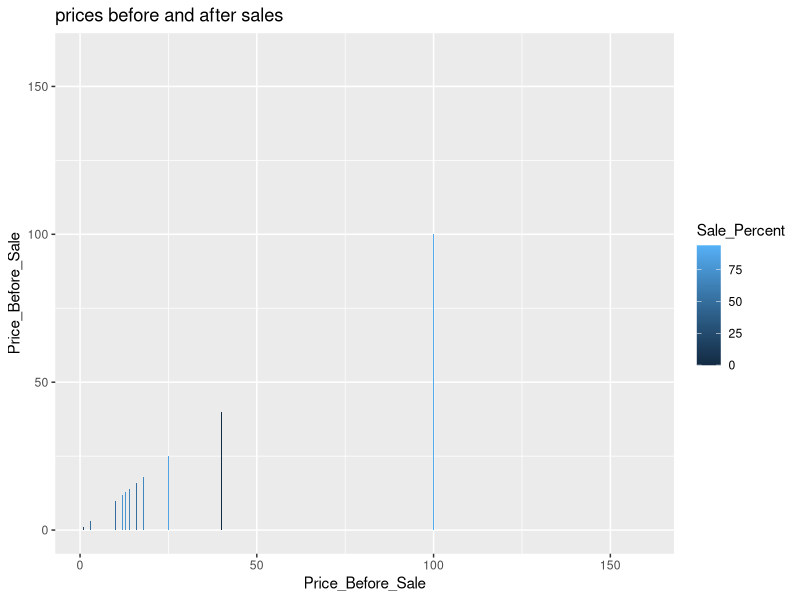
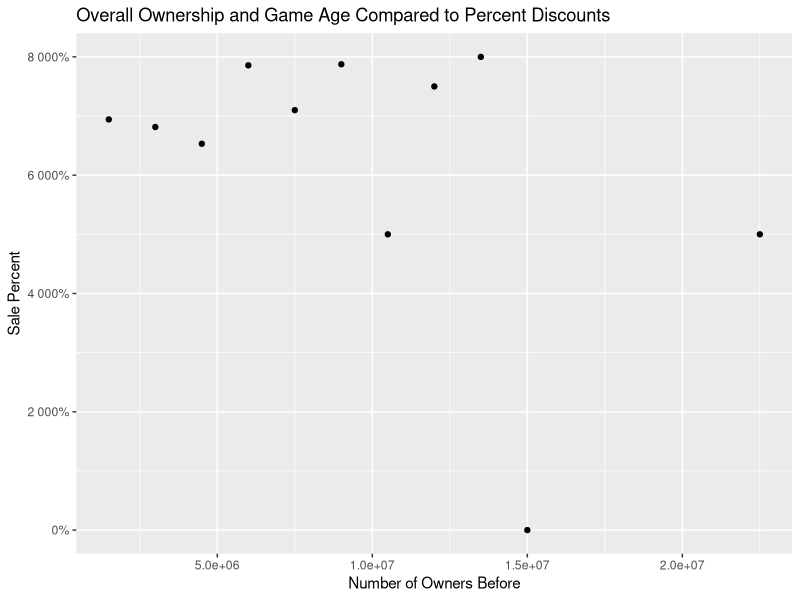

Recreate these plots in R, in order. (Note: this script raises an error after producing the figures.)
library(jsonlite)
library(stringr)
library(dplyr)
library(ggplot2)
# library(corrplot)
library(RColorBrewer)
library(scales)
rm(list = setdiff(ls(), lsf.str()))

# Owners_before
# Owners_after
# Owners_As_Of_Today
# Players_As_Of_Today
# Sales
# Increase (%)
# Price_before_sale
# Review_Score_Metacritic
# Review_Score_Steam_Users
# Sale_Percent
# Sale Price
# GameNewness
removeSymbols = function(namesArray) {
  newNames = namesArray
  newNames = str_replace_all(newNames,"[[:punct:]]","")
  newNames = str_replace_all(newNames, "[^[:alnum:]]", " ")
  newNames = trim(newNames)
  return(newNames)
}
setwd('/Users/nicktalavera/Coding/bootcamp007_project/Project1-ExploreVis/NickTalavera/Steam')
steam = read.csv('steamDatabaseAllCombined.csv')

# today = as.Date(Sys.time(), "%Y %m %d")
steamSummerSaleFirstDay = as.Date('20160704', "%Y%m%d")
steamSummerSaleLastDay = as.Date('20160628', "%Y%m%d")
# steam$GameNewness = steam$Release_Date - steamSummerSaleFirstDay
# # Sale Percent vs Net Gross
# g = ggplot(data = steam, aes(x = Sale_Percent, y=Increase)) + ggtitle('Sale Percent vs Net Gross')
# g + geom_bar(aes(fill = Sale_Percent), stat = 'identity', position = 'dodge')


#Progress of numbers of ownership over time?
#line graph

# Compare prices before and after sales
class(steam$Price_Before_Sale)
g = ggplot(data = arrange(steam,Price_Before_Sale), aes(x = Price_Before_Sale, y=Price_Before_Sale)) + ggtitle('prices before and after sales')
g + geom_bar(aes(fill = Sale_Percent), stat = 'identity', position = 'dodge')

# Compare owners before and after sales


# Increase vs Review_Score_Metacritic
# g = ggplot(data = arrange(steam,Increase), aes(x = Increase, y = Review_Score_Steam_Users)) + ggtitle('prices before and after sales')
# g + geom_bar(aes(fill = Review_Score_Steam_Users), stat = 'identity', position = 'dodge')
# Increase vs Review_Score_Steam_Users
# # g = ggplot(data = steam, aes(x = Review_Score_Metacritic)) + ggtitle('prices before and after sales')
# # g + geom_histogram(bins = 15)
# # # Increase vs Review_Score_IGN
# g = ggplot(data = steam, aes(x = Review_Score_IGN)) + ggtitle('Review_Score_IGN_Users')
# g + geom_freqpoly(binwidth = 0.1)
# # g = ggplot(data = arrange(steam,Increase), aes(x = Increase, y = Review_Score_Steam_Users)) + ggtitle('prices before and after sales')
# # g + geom_bar(aes(fill = Review_Score_Steam_Users), stat = 'identity', position = 'dodge')
# # # Increase vs Review_Score_Metacritic
# g = ggplot(data = steam, aes(x = Review_Score_Metacritic)) + ggtitle('Review_Score_Metacritic') + xlim(0,100)
# g + geom_histogram(aes(fill = Price_Before_Sale), binwidth = 10, position = "fill")

# Review scores count
# g = ggplot(data = steam[!is.na(steam$Review_Score_Metacritic),], aes(x = Sales)) + ggtitle('Review scores count') + xlim(5000,250000)
# g + geom_histogram(binwidth = 5000)
# groupedByIncrease = summarise(group_by(steam, Increase), meanScore = round(mean(Review_Score_Metacritic)/5)*5)
# groupedByIncrease = groupedByIncrease[!is.na(groupedByIncrease$meanScore),]
# g = ggplot(data = groupedByIncrease, aes(x = Increase)) + ggtitle('Increase') + xlim(0,150)
# g + geom_density(aes(color = alpha("black", 1/3)))


#Overall Ownership and Game Age Compared to Percent Discounts
labelsScores = c(paste(as.character(seq(1, 100, by=10)), "to", as.character(seq(10, 110, by=10))))
metacriticScoresVSIncreaseSeventyPlus = steam
title = paste("Overall Ownership and Game Age Compared to Percent Discounts")
metacriticScoresVSIncreaseSeventyPlus$GameAge = floor(metacriticScoresVSIncreaseSeventyPlus$GameAge/365)
metacriticScoresVSIncreaseSeventyPlus = metacriticScoresVSIncreaseSeventyPlus[!is.na(metacriticScoresVSIncreaseSeventyPlus$GameAge),]
metacriticScoresVSIncreaseSeventyPlus$GameAge = cut_interval(metacriticScoresVSIncreaseSeventyPlus$GameAge, length = 3, rm.na = FALSE)
factosokaf = 1500000
metacriticScoresVSIncreaseSeventyPlus$Owners_Before = round(metacriticScoresVSIncreaseSeventyPlus$Owners_Before/factosokaf)*factosokaf
metacriticScoresVSIncreaseSeventyPlus = summarise(group_by(metacriticScoresVSIncreaseSeventyPlus, Owners_Before), meanSalePercent = mean(Sale_Percent), meanGameAge =  mean(GameAge))
metacriticScoresVSIncreaseSeventyPlus = metacriticScoresVSIncreaseSeventyPlus[!is.na(metacriticScoresVSIncreaseSeventyPlus$meanSalePercent),]
head(metacriticScoresVSIncreaseSeventyPlus)
colourCount = length(unique(metacriticScoresVSIncreaseSeventyPlus$GameAge))
getPalette = colorRampPalette(brewer.pal(8, "Accent"))
platteNew = rev(getPalette(colourCount))
g = ggplot(data = metacriticScoresVSIncreaseSeventyPlus, aes(x = Owners_Before, y = meanSalePercent)) + ggtitle(title)
g + geom_point() + ylab('Sale Percent') + scale_y_continuous(labels=percent) + xlab('Number of Owners Before') # + scale_fill_manual(values = platteNew, labels = labelsYears, guide = guide_legend(title = "Metacritic Score")) + expand_limits(x = 0, y = 0)

g = ggplot(data = metacriticScoresVSIncreaseSeventyPlus, aes(x = Owners_Before, y = meanSalePercent)) + ggtitle(title)
g + geom_bar() + ylab('Sale Percent') + scale_y_continuous(labels=percent) + xlab('Number of Owners Before') # + scale_fill_manual(values = platteNew, labels = labelsYears, guide = guide_legend(title = "Metacritic Score")) + expand_limits(x = 0, y = 0)

ggsave(file=paste0(removeSymbols(title), ".eps"))
# 
# 
# # #IGN scores versus increase in sales
# 
# # ignScoresVSIncrease = steam
# # ignScoresVSIncrease = ignScoresVSIncrease[!is.na(ignScoresVSIncrease$Review_Score_IGN) & !is.na(ignScoresVSIncrease$Increase),]
# # ignScoresVSIncrease = filter(ignScoresVSIncrease, ignScoresVSIncrease$Review_Score_IGN >= 30)
# # ignScoresVSIncrease$Review_Score_IGN = cut_interval(ignScoresVSIncrease$Review_Score_IGN, length = 10, rm.na = FALSE)
# # ignScoresVSIncrease = select(ignScoresVSIncrease, Review_Score_IGN, Increase)
# # g = ggplot(data = ignScoresVSIncrease, aes(x = Increase)) + ggtitle('Review_Score_IGN')
# # g + geom_density(aes(color = Review_Score_IGN)) + xlim(0,75)
# # 
# # 
# # #Histogram of IGN scores versus increase in sales #GOOD SHIT
# # title = 'Comparing the Sales of Games That Were Not Reviewed by IGN vs Games with \"Bad\" (<70) Metacritic Scores'
# # # labelsScores = c(paste(as.character(seq(1, 100, by=10)), "to", as.character(seq(10, 110, by=10))))
# # # ignScoresVSIncrease = steam
# # # ignScoresVSIncrease = ignScoresVSIncrease[is.na(ignScoresVSIncrease$Review_Score_IGN),]
# # # ignScoresVSIncrease = select(ignScoresVSIncrease, Name, Review_Score_IGN, Increase, Review_Score_Metacritic)
# # # # ignScoresVSIncreaseGrouped = group_by(ignScoresVSIncrease, )
# # # g = ggplot(data = ignScoresVSIncrease, aes(x = Increase)) + ggtitle(title)
# # # g + geom_histogram(aes(fill = Review_Score_IGN), position = "fill", binwidth = 5) + guides(color = "colorbar") + scale_y_continuous(labels=percent) + ylab('Percentage of Sales') + xlab('Increase of Owners') + guides(color = "colorbar") + scale_fill_brewer(palette = "Blues", labels = labelsScores, guide = guide_legend(title = "Metacritic Score"))
# # 
# # 
# # #READY TO GO
# #Histogram of Metacritic scores versus increase in sales if under vs over 70 #GOOD SHIT
# labelsScores = c(paste(as.character(seq(1, 100, by=10)), "to", as.character(seq(10, 110, by=10))))
# metacriticScoresVSIncreaseSeventyPlus = steam
# title = 'Sales Increases Across Metacritic Score'
# metacriticScoresVSIncreaseSeventyPlus = filter(metacriticScoresVSIncreaseSeventyPlus, metacriticScoresVSIncreaseSeventyPlus$Review_Score_Metacritic > -1000)
# metacriticScoresVSIncreaseSeventyPlus = metacriticScoresVSIncreaseSeventyPlus[metacriticScoresVSIncreaseSeventyPlus$Increase < 2000,]
# # metacriticScoresVSIncreaseSeventyPlus$Review_Score_Metacritic[as.numeric(metacriticScoresVSIncreaseSeventyPlus$Review_Score_Metacritic) >= reviewScore] = reviewScore
# # metacriticScoresVSIncreaseSeventyPlus$Review_Score_Metacritic[as.numeric(metacriticScoresVSIncreaseSeventyPlus$Review_Score_Metacritic) < reviewScore] = 0
# metacriticScoresVSIncreaseSeventyPlus$Review_Score_Metacritic = cut(metacriticScoresVSIncreaseSeventyPlus$Review_Score_Metacritic, breaks = seq(0, 100, by=10))
# colourCount = length(unique(metacriticScoresVSIncreaseSeventyPlus$Review_Score_Metacritic))
# getPalette = colorRampPalette(brewer.pal(11, "RdYlBu"))
# platteNew = getPalette(colourCount)
# g = ggplot(data = metacriticScoresVSIncreaseSeventyPlus, aes(x = Increase)) + ggtitle(title)
# g + geom_histogram(aes(fill = Review_Score_Metacritic), position = "fill", binwidth = 10) + scale_y_continuous(labels=percent) + ylab('Percentage of Sales') + xlab('Increase of Owners')  + scale_fill_manual(values = platteNew, labels = labelsScores, guide = guide_legend(title = "Metacritic Score")) + guides(color = "colorbar")
# ggsave(file=paste0(removeSymbols(title), ".eps"))
# #END
# 
# 
# # READY TO GO
# #Histogram of Metacritic scores versus increase in sales if under vs over 70 #GOOD SHIT
# reviewScores = c(60, 70,85)
# for (reviewScore in reviewScores) {
# labelsScores = c(paste(c("Below","Above"),reviewScore))
# metacriticScoresVSIncreaseSeventyPlus = steam
# title = paste('Sales Increases for Games Above and Below a', reviewScore, "Metascritic Score")
# metacriticScoresVSIncreaseSeventyPlus = filter(metacriticScoresVSIncreaseSeventyPlus, metacriticScoresVSIncreaseSeventyPlus$Review_Score_Metacritic > -1000)
# metacriticScoresVSIncreaseSeventyPlus = metacriticScoresVSIncreaseSeventyPlus[metacriticScoresVSIncreaseSeventyPlus$Increase < 2000,]
# metacriticScoresVSIncreaseSeventyPlus$Review_Score_Metacritic[as.numeric(metacriticScoresVSIncreaseSeventyPlus$Review_Score_Metacritic) >= reviewScore] = reviewScore
# metacriticScoresVSIncreaseSeventyPlus$Review_Score_Metacritic[as.numeric(metacriticScoresVSIncreaseSeventyPlus$Review_Score_Metacritic) < reviewScore] = 0
# metacriticScoresVSIncreaseSeventyPlus$Review_Score_Metacritic = cut_interval(metacriticScoresVSIncreaseSeventyPlus$Review_Score_Metacritic, n = 2, rm.na = TRUE)
# colourCount = length(unique(metacriticScoresVSIncreaseSeventyPlus$Review_Score_Metacritic))
# getPalette = colorRampPalette(brewer.pal(8, "Accent"))
# platteNew = rev(getPalette(colourCount))
# g = ggplot(data = metacriticScoresVSIncreaseSeventyPlus, aes(x = Increase)) + ggtitle(title)
# g + geom_histogram(aes(fill = Review_Score_Metacritic), position = "fill", binwidth = 10) + scale_y_continuous(labels=percent) + ylab('Percentage of Sales') + xlab('Increase of Owners') + guides(color = "colorbar") + scale_fill_manual(values = platteNew, labels = labelsScores, guide = guide_legend(title = "Metacritic Score")) +
#   guides(fill = guide_legend(reverse = TRUE))
# ggsave(file=paste0(removeSymbols(title), ".eps"))
# }
# #END
# 
# #Over 85 Scatter
# reviewScore = 85
# labelsScores = c(paste(c("Below","Above"),reviewScore))
# metacriticScoresVSIncreaseSeventyPlus = steam
# title = paste("Sales and Percent Increase Compared to Overall Previous Ownership for Games Rated >85")
# metacriticScoresVSIncreaseSeventyPlus = filter(metacriticScoresVSIncreaseSeventyPlus, metacriticScoresVSIncreaseSeventyPlus$Review_Score_Metacritic >= 85)
# metacriticScoresVSIncreaseSeventyPlus$Sales = cut_interval(metacriticScoresVSIncreaseSeventyPlus$Sales, n=10)
# colourCount = length(unique(metacriticScoresVSIncreaseSeventyPlus$Owners_After))
# getPalette = colorRampPalette(brewer.pal(8, "Accent"))
# platteNew = rev(getPalette(colourCount))
# g = ggplot(data = metacriticScoresVSIncreaseSeventyPlus, aes(x = metacriticScoresVSIncreaseSeventyPlus$Owners_Before, y = metacriticScoresVSIncreaseSeventyPlus$Increase)) + ggtitle(title)
# g + geom_point(aes(color = Sales)) + scale_y_continuous(labels=percent) + scale_x_log10() + ylab('Increase of Owners') + xlab('Number of Owners Before') + scale_fill_manual(values = platteNew, labels = labelsScores, guide = guide_legend(title = "Metacritic Score")) 
# ggsave(file=paste0(removeSymbols(title), ".eps"))
# 
# # FIGURE OUT BARS
# #Histogram of Metacritic scores versus increase in sales if under vs over 70 #GOOD SHIT
# # steamScoresVSIncreaseThumbs = steam
# # steamScoresVSIncreaseThumbs = filter(steamScoresVSIncreaseThumbs, steamScoresVSIncreaseThumbs$Review_Score_Steam_Users > -1000)
# # steamScoresVSIncreaseThumbs$Review_Score_Steam_Users[as.numeric(steamScoresVSIncreaseThumbs$Review_Score_Steam_Users) >= reviewScore] = reviewScore
# # steamScoresVSIncreaseThumbs$Review_Score_Steam_Users[as.numeric(steamScoresVSIncreaseThumbs$Review_Score_Steam_Users) < reviewScore] = 0
# # # steamScoresVSIncreaseThumbs$Review_Score_Steam_Users = cut_interval(steamScoresVSIncreaseThumbs$Review_Score_Steam_Users, n = 2, rm.na = TRUE)
# # steamScoresVSIncreaseThumbs = steamScoresVSIncreaseThumbs[steamScoresVSIncreaseThumbs$Increase < 750,]
# # # labelsYears = c(paste(as.character(seq(1, 100, by=10)), "to", as.character(seq(10, 110, by=10))))
# # title = paste('Sales Increases Comparing an Ideal Review Score of', reviewScore)
# # g = ggplot(data = steamScoresVSIncreaseThumbs, aes(factor(Review_Score_Steam_Users))) + ggtitle(title)
# # g + geom_bar() + guides(color = "colorbar") + scale_fill_brewer(palette ="Blues",direction = 1, labels = c(paste(c('Less than',"Greater than"), reviewScore)), guide = guide_legend(title = "Metacritic Score"))
# # ggsave(file=paste0(removeSymbols(title), ".eps"))
# 
# 
# #READY TO GO
# #Steam User Reviews' Impact on the Increase of Sales'
# title = 'Steam User Reviews\' Impact on the Increase of Sales'
# steamScoresVSIncreaseThumbs = steam
# steamScoresVSIncreaseThumbs = filter(steamScoresVSIncreaseThumbs, steamScoresVSIncreaseThumbs$Review_Score_Steam_Users > -1000)
# steamScoresVSIncreaseThumbs$Review_Score_Steam_Users = cut(steamScoresVSIncreaseThumbs$Review_Score_Steam_Users, breaks = seq(0, 100, by=10))
# steamScoresVSIncreaseThumbs = steamScoresVSIncreaseThumbs[is.na(steamScoresVSIncreaseThumbs$Review_Score_Steam_Users) == FALSE,]
# steamScoresVSIncreaseThumbs = steamScoresVSIncreaseThumbs[is.na(steamScoresVSIncreaseThumbs$Increase) == FALSE,]
# steamScoresVSIncreaseThumbs = steamScoresVSIncreaseThumbs[steamScoresVSIncreaseThumbs$Increase < 750,]
# colourCount = length(unique(steamScoresVSIncreaseThumbs$Review_Score_Steam_Users))
# getPalette = colorRampPalette(brewer.pal(9, "PiYG"))
# platteNew = rev(getPalette(colourCount))
# labelsYears = c(paste(as.character(seq(1, 100, by=10)), "to", as.character(seq(10, 110, by=10))))
# g = ggplot(data = steamScoresVSIncreaseThumbs, aes(x = Increase)) + ggtitle(title)
# g + geom_histogram(aes(fill = Review_Score_Steam_Users), position = "fill", binwidth = 90) + guides(color = "colorbar") + scale_fill_manual(values =platteNew, guide = guide_legend(title = "Steam User Percent Positive Reviews"), labels = labelsYears) + xlab('Increase of Owners')  + scale_y_continuous(labels=percent) + ylab('Percentage of Increase')
# ggsave(file=paste0(removeSymbols(title), ".eps"))
# #END
# # #
# # # #READY TO GO
# # # Game's age affecting the sale? If over ten, rounded up
# gameAge = steam
# 
# # gameAge$GameAge[as.numeric(gameAge$GameAge) >= 9] = 10
# gameAge = gameAge[gameAge$Increase < 200,]
# gameAge = gameAge[!is.na(gameAge$GameAge) & !is.na(gameAge$Increase),]
# # gameAge = filter(gameAge, gameAge$GameAge > -1000)
# gameAge$GameAge = floor(gameAge$GameAge/365)
# gameAge$GameAge = cut_interval(gameAge$GameAge, length = 1, rm.na = FALSE)
# labelsYears = c(c('<1 year'), paste(as.character(1:100), "to", as.character(2:101), "years"))
# title = 'The Age of a Game Compared to the Increase of Owners'
# g = ggplot(data = gameAge, aes(x = Increase)) + ggtitle(title)
# g + geom_histogram(aes(fill = GameAge), position = "fill", binwidth = 10) + scale_y_continuous(labels=percent) + ylab('Percentage of Sales') + xlab('Increase of Owners') +
#   scale_fill_discrete( h =c(24,350), guide = guide_legend(title = "Game's Age (years)"), labels = labelsYears)
# ggsave(file=paste0(removeSymbols(title), ".eps"))
# # # #END
# #
# # # How many games go unplayed?
# # unplayed = steam
# # unplayed$Unplayed = unplayed$Players_Forever_As_Of_Today <= unplayed$Owners_As_Of_Today
# # # unplayed$Unplayed = cut_interval(unplayed$Unplayed, length = 0.1, rm.na = FALSE)
# # sumUnplayed = c(sum(unplayed$Players_Forever_As_Of_Today), sum(unplayed$Owners_As_Of_Today ))
# # g <- ggplot(data = sumUnplayed, aes(x = sumUnplayed))
# # g + geom_bar()
# #
# #Scatter Metacritic vs How long to beat
# title = 'Metacritic Scores Compared to Campaign Length'
# labelsGameType = c('Indie Games','Action Games', 'Adventure Games',"Role Playing Games")
# MetacriticVSCampaign = select(steam, main_story_length, Review_Score_Metacritic, Increase)
# maxLength = 75
# metacriticReview = 70
# MetacriticVSCampaign = MetacriticVSCampaign[!is.na(MetacriticVSCampaign$main_story_length) & !is.na(MetacriticVSCampaign$Review_Score_Metacritic),]
# MetacriticVSCampaign = MetacriticVSCampaign[MetacriticVSCampaign$main_story_length < maxLength,]
# MetacriticVSCampaign$hoursRange[between(MetacriticVSCampaign$main_story_length,0,6)] = 6
# MetacriticVSCampaign$hoursRange[between(MetacriticVSCampaign$main_story_length,6,12)] = 12
# MetacriticVSCampaign$hoursRange[between(MetacriticVSCampaign$main_story_length,12,17)] = 17
# MetacriticVSCampaign$hoursRange[MetacriticVSCampaign$main_story_length >= 17] = 40
# colourCount = length(unique(MetacriticVSCampaign$hoursRange))
# getPalette = colorRampPalette(brewer.pal(11, "Spectral"))
# platteNew = getPalette(colourCount)
# g = ggplot(MetacriticVSCampaign, aes(x = main_story_length , y = Review_Score_Metacritic)) + ggtitle(title)
# g + geom_point(aes(color=factor(hoursRange))) + geom_hline(yintercept = metacriticReview, color="red") + ylab('Metacritic Score') + xlab("Game Campaign Length (hours)") + scale_color_manual(values = platteNew, name ="Typical Game Type",
#                                                                                                                                                                                                                                      labels=labelsGameType) + geom_smooth(method = "lm", color = "black") + geom_smooth(aes(group= hoursRange)) +
#   scale_x_continuous(breaks = pretty(MetacriticVSCampaign$main_story_length, n = 20))
# ggsave(file=paste0(removeSymbols(title), ".eps"))
# 
# # Campaign Length Compared to the Increase of Owners
# title = 'Campaign Length Compared to the Increase of Owners'
# difference = 5
# maxHours = 40
# labelsScores = c(paste(seq(0, maxHours, by=difference), "to", seq(difference, maxHours+difference, by=difference), "hours"))
# labelsScores = replace(labelsScores, length(labelsScores), paste0(">",40," hours"))
# MetacriticVSCampaign$Rounded = round(MetacriticVSCampaign$main_story_length/difference)*difference
# MetacriticVSCampaign$Rounded[MetacriticVSCampaign$Rounded > maxHours] = maxHours
# colourCount = length(unique(MetacriticVSCampaign$Rounded))
# getPalette = (colorRampPalette(brewer.pal(9, "PiYG")))
# platteNew = rev(getPalette(colourCount))
# g = ggplot(data = MetacriticVSCampaign, aes(x = Increase)) + ggtitle(title)
# g + geom_histogram(aes(fill = factor(Rounded)), position = "fill", binwidth = 20) + scale_y_continuous(labels=percent) + ylab('Percentage of Sales') + xlab('Increase of Owners') + guides(color = "colorbar") + scale_fill_manual(values = platteNew, labels = labelsScores, guide = guide_legend(title = "Campaign Length"))
# ggsave(file=paste0(removeSymbols(title), ".eps"))
# 
# 
# # Game Type Approximated by Campaign Length Compared to the Increase of Owners
# labelsGameType = c('Indie Games','Action Games', 'Adventure Games',"Role Playing Games")
# title = 'Game Type Approximated by Campaign Length Compared to the Increase of Owners'
# colourCount = length(unique(MetacriticVSCampaign$hoursRange))
# getPalette = colorRampPalette(brewer.pal(11, "Spectral"))
# platteNew = getPalette(colourCount)
# g = ggplot(data = MetacriticVSCampaign, aes(x = Increase)) + ggtitle(title)
# g + geom_histogram(aes(fill = factor(hoursRange)), position = "fill", binwidth = 20) + scale_y_continuous(labels=percent) + ylab('Percentage of Sales') + xlab('Increase of Owners') + guides(color = "colorbar") + scale_fill_manual(values = platteNew, labels = labelsGameType, guide = guide_legend(title = "Typical Game Type"))
# ggsave(file=paste0(removeSymbols(title), ".eps"))
# 
# 
# # Release date relation to the start of the Summer sale?
# title = 'Release Date Relation to the Start of the Summer Sale For Games Released in the Past Year?'
# gameAge = steam
# gameAge$GameAgeWeeks = floor(gameAge$GameAge/7)
# # gameAge$GameAge[as.numeric(gameAge$GameAge) >= 9] = 10
# gameAge = gameAge[gameAge$GameAge <= 365,]
# gameAge = gameAge[!is.na(gameAge$GameAge) & !is.na(gameAge$Increase),]
# # gameAge = filter(gameAge, gameAge$GameAge > -1000)
# gameAge$GameAge = cut_interval(gameAge$GameAge, length = 1, rm.na = FALSE)
# labelsYears = c(c('<1 year'), paste(as.character(1:100), "to", as.character(2:101), "years"))
# g = ggplot(data = gameAge, aes(x = GameAgeWeeks)) + ggtitle(title)
# g + geom_density() + scale_y_continuous(labels=percent) + ylab('Percentage of Sales') + xlab('Age of Game (weeks)')
# ggsave(file=paste0(removeSymbols(title), ".eps"))


# + scale_y_continuous(labels=percent) + ylab('Percentage of Sales') + xlab('Increase of Owners') + guides(color = "colorbar") + scale_fill_brewer(palette = "Blues", labels = labelsScores, guide = guide_legend(title = "Typical Game Type"))
# How many games go unbeaten?
# Overlay the reviews at the intervals?
# Do higher percents yield more money?
# Should AAA games discount their products?

# Owners_before
# Owners_after
# Sales
# Owners_As_Of_Today
# Players_Forever_As_Of_Today
# Increase
# Price_Before_Sale
# Price_After_Sale
# Review_Score_Metacritic
# Review_Score_Metacritic_User
# Review_Score_Steam_Users
# Review_Score_IGN
# Sale_Percent


# average number of sales per period
# game age
